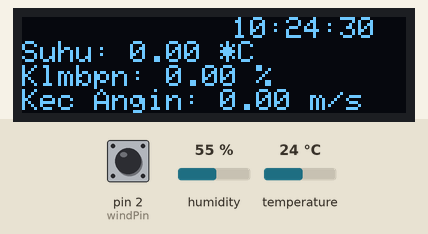
Recording of a sketch running on a simulated Arduino Uno, built with avr-gcc and run on an emulated ATmega328P. On the bench: 128×32 one-colour display. The test bench sets the inputs (shaded band); at power-on: humidity 55 %, temperature 24 °C, pin 2 (windPin) HIGH. The local clock reads 2024-03-15 10:24:30 at power-on unless the sketch sets it; storage starts empty; what the sketch prints to the serial monitor is not drawn.

Above: at 1.4 s.
1.5 s: humidity set to 22 %
15.5 s: temperature set to 12 °C
At 18.0 s:
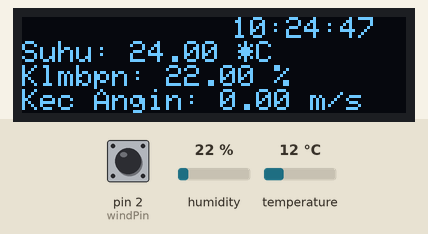
At 29.6 s:
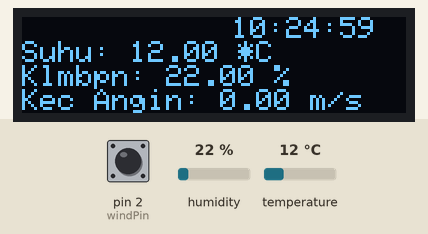
Timing chart, 0 to 31.1 s (numbered marks = the images above; inputs shaded):
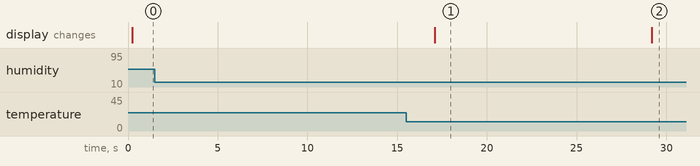

Measured:
- after the input at 1.5 s, every drawn part: stays the same
- what the display in image 1 shows lasts 12.1 s, from 17.1 s to 29.2 s

The sketch:

anemometer_dan_DHT.ino
```cpp
#include "DHT.h"
#include <SPI.h> //for the SD card module
#include <SD.h> // for the SD card
#include <RTClib.h>
#define DHTPIN 3     // what digital pin we're connected to
#define DHTTYPE DHT22   // DHT 22  (AM2302), AM2321
// Pin definitions
# define windPin 2 // Receive the data from sensor
#include <Adafruit_SSD1306.h>
#define SCREEN_WIDTH 128 // OLED display width, in pixels
#define SCREEN_HEIGHT 32 // OLED display height, in pixels

// Declaration for an SSD1306 display connected to I2C (SDA, SCL pins)
#define OLED_RESET 4 // Reset pin # (or -1 if sharing Arduino reset pin)
Adafruit_SSD1306 display(SCREEN_WIDTH, SCREEN_HEIGHT, &Wire, OLED_RESET);


// Constants definitions
const float pi = 3.14159265; // pi number
long period = 10000; // Measurement period (miliseconds)
long delaytime = 5000; // Time between samples (miliseconds)
int radio = 90; // Distance from center windmill to outer cup (mm)
int jml_celah = 18; // jumlah celah sensor

float h, t, f;

// Variable definitions
unsigned int Sample = 0; // Sample number
unsigned int counter = 0; // B/W counter for sensor
unsigned int RPM = 0; // Revol utions per minute
float speedwind = 0; // Wind speed (m/s)
DHT dht(DHTPIN, DHTTYPE);

int Reset = 12;
const int chipSelect = 53;

//anyar
long sampling_time_ms = delaytime;
long log_time_ms = period;
long prev_log_time = 0;
long prev_sampling_time = 0;

int cal_cnt = 0;
// Create a file to store the data
File myFile;

// RTC
RTC_DS1307 rtc;

void setup(){

if(!display.begin(SSD1306_SWITCHCAPVCC, 0x3C)) { // Address 0x3C for 128x32
Serial.println(F("SSD1306 allocation failed"));
for(;;); // Don't proceed, loop forever
}

// Set the pins
pinMode(2, INPUT);
  digitalWrite(2, HIGH);

// sets the serial port to 9600
Serial.begin(9600);
Serial.println("DHTxx test!");

// Splash screen
Serial.println("ANEMOMETER");
Serial.println("**********");
Serial.println("Based on depoinovasi anemometer sensor");
Serial.print("Sampling period: ");
Serial.print(period/1000);
Serial.print(" seconds every ");
Serial.print(delaytime/1000);
Serial.println(" seconds.");
Serial.println("** You could modify those values on code **");
Serial.println();
dht.begin();

 // setup for the RTC
  while (!Serial); // for Leonardo/Micro/Zero
 if (! rtc.begin()) {
    Serial.println("Couldn't find RTC");
    while (1);
  }

  if (! rtc.isrunning()) {
    Serial.println("RTC is NOT running!");
    // following line sets the RTC to the date & time this sketch was compiled
    rtc.adjust(DateTime(F(__DATE__), F(__TIME__)));
    // This line sets the RTC with an explicit date & time, for example to set
    // January 21, 2014 at 3am you would call:
    // rtc.adjust(DateTime(2014, 1, 21, 3, 0, 0));
  }


  // setup for the SD card
  Serial.print("Initializing SD card...");

  if (!SD.begin(chipSelect)) {
    Serial.println("initialization failed!");
    digitalWrite(Reset, HIGH);
    delay(200);
    pinMode(Reset, OUTPUT);
    delay(200);
    digitalWrite(Reset, LOW);
    //delay (10000);
    //digitalWrite(resetPin, HIGH);
    return;
  }
  Serial.println("initialization done.");

  //open file
  myFile = SD.open("DATA.txt", FILE_WRITE);

  // if the file opened ok, write to it:
  if (myFile) {
    Serial.println("File opened ok");
    // print the headings for our data
    myFile.println("Date,Time,RPM,WindSpeed,Temperature,Humidity");
  }
  myFile.close();
  displayOLED();
}

void loop(){
 //anyar
  unsigned long current_sampling_time;
  current_sampling_time = millis();
  unsigned long current_time;
  current_time = millis();

  //anyar
  if ((current_sampling_time - prev_sampling_time) > sampling_time_ms) {
  prev_sampling_time = current_sampling_time;
  samplingSensor();
  displayOLED();
  }

  if ((current_time - prev_log_time) > log_time_ms) {
  prev_log_time = current_time;
  loggingTime();
  loggingSensor();
  }
}

void displayOLED()
{

display.clearDisplay();
display.setTextSize(1); // Normal 1:1 pixel scale
display.setTextColor(WHITE); // Draw white text
display.setCursor(70,0); // Start at top-left corner
DateTime now = rtc.now();
display.print(now.hour());
display.print(":");
display.print(now.minute());
display.print(":");
display.println(now.second());
display.print("Suhu: ");
display.print(t); // Draw 'inverse' text
display.println(" *C");
display.print("Klmbpn: ");
display.print(h);
display.println(" %");
display.print("Kec Angin: ");
display.print(speedwind);
display.println(" m/s");//tulis tulisan "BETTER"
display.display();
}

void loggingSensor() {
  myFile = SD.open("DATA.txt", FILE_WRITE);
  if (myFile) {
    Serial.println("open with success");
    //myFile.print(average);
    //myFile.print(",");
    myFile.print(RPM);
    myFile.print(",");
    myFile.print(speedwind);
    myFile.print(",");
    myFile.print(t);
    myFile.print(",");
    myFile.print(h);
    myFile.println(",");
    }
  else {
    Serial.println("failed to write");
    //delay(3000);
    //digitalWrite(resetPin, HIGH);
    digitalWrite(Reset, HIGH);
    delay(200);
    pinMode(Reset, OUTPUT);
    delay(200);
    digitalWrite(Reset, LOW);
    }
  myFile.close();
}

void loggingTime() {
 DateTime now = rtc.now();
  myFile = SD.open("DATA.txt", FILE_WRITE);
  if (myFile) {
    myFile.print(now.year(), DEC);
    myFile.print('/');
    myFile.print(now.month(), DEC);
    myFile.print('/');
    myFile.print(now.day(), DEC);
    myFile.print(',');
    myFile.print(now.hour(), DEC);
    myFile.print(':');
    display.print(now.hour(), DEC);
    display.print(':');
    myFile.print(now.minute(), DEC);
    myFile.print(':');
    display.print(now.minute(), DEC);
    display.print(':');
    myFile.print(now.second(), DEC);
    myFile.print(",");
    display.print(now.second(), DEC);
  }
  Serial.print(now.year(), DEC);
  Serial.print('/');
  Serial.print(now.month(), DEC);
  Serial.print('/');
  Serial.println(now.day(), DEC);
  Serial.print(now.hour(), DEC);
  Serial.print(':');
  display.print(now.hour(), DEC);
  display.print(':');
  Serial.print(now.minute(), DEC);
  Serial.print(':');
  display.print(now.minute(), DEC);
  display.print(':');
  Serial.println(now.second(), DEC);
  display.print(now.second(), DEC);
  myFile.close();
  //delay(1000);
}

void samplingSensor() {
  Sample++;
  // Reading temperature or humidity takes about 250 milliseconds!
  // Sensor readings may also be up to 2 seconds 'old' (its a very slow sensor)
  h = dht.readHumidity();
  // Read temperature as Celsius (the default)
  t = dht.readTemperature();
  // Read temperature as Fahrenheit (isFahrenheit = true)
  f = dht.readTemperature(true);

  // Check if any reads failed and exit early (to try again).
  if (isnan(h) || isnan(t) || isnan(f)) {
    Serial.println("Failed to read from DHT sensor!");
    return;
  }

  // Compute heat index in Fahrenheit (the default)
  float hif = dht.computeHeatIndex(f, h);
  // Compute heat index in Celsius (isFahreheit = false)
  float hic = dht.computeHeatIndex(t, h, false);

  Serial.print(Sample);
  Serial.print(": Start measurement…");
  windvelocity();
  Serial.println(" finished.");
  Serial.print("Counter: ");
  Serial.print(counter);
  Serial.print("; RPM: ");
  RPMcalc();
  Serial.print(RPM);
  Serial.print("; Wind speed: ");
  WindSpeed();
  Serial.print(speedwind);
  Serial.print(" [m/s]");
  Serial.println();
  Serial.print("Temperature: ");
  Serial.print(t);
  Serial.print(" *C ");
  Serial.print(f);
  Serial.print(" *F\t");
  Serial.print("Humidity : ");
  Serial.print(h);
  Serial.print(" %\t");
  Serial.print("Heat index: ");
  Serial.print(hic);
  Serial.print(" *C ");
  Serial.print(hif);
  Serial.println(" *F");
 // Wait a few seconds between measurements.
  delay(2000);
}

// Measure wind speed
void windvelocity()
{
speedwind = 0;
counter = 0;
attachInterrupt(0, addcount, CHANGE);
unsigned long millis();
long startTime = millis();
while(millis() < startTime + period) {}

detachInterrupt(1);
}

void RPMcalc()
{
RPM=((counter/jml_celah)*60)/(period/1000)/2; // Calculate revolutions per minute (RPM)
}

void WindSpeed()
{
speedwind = ((2 * pi * radio * RPM)/60) / 1000; // Calculate wind speed on m/s
}


void addcount()
{
counter++;
}
```
